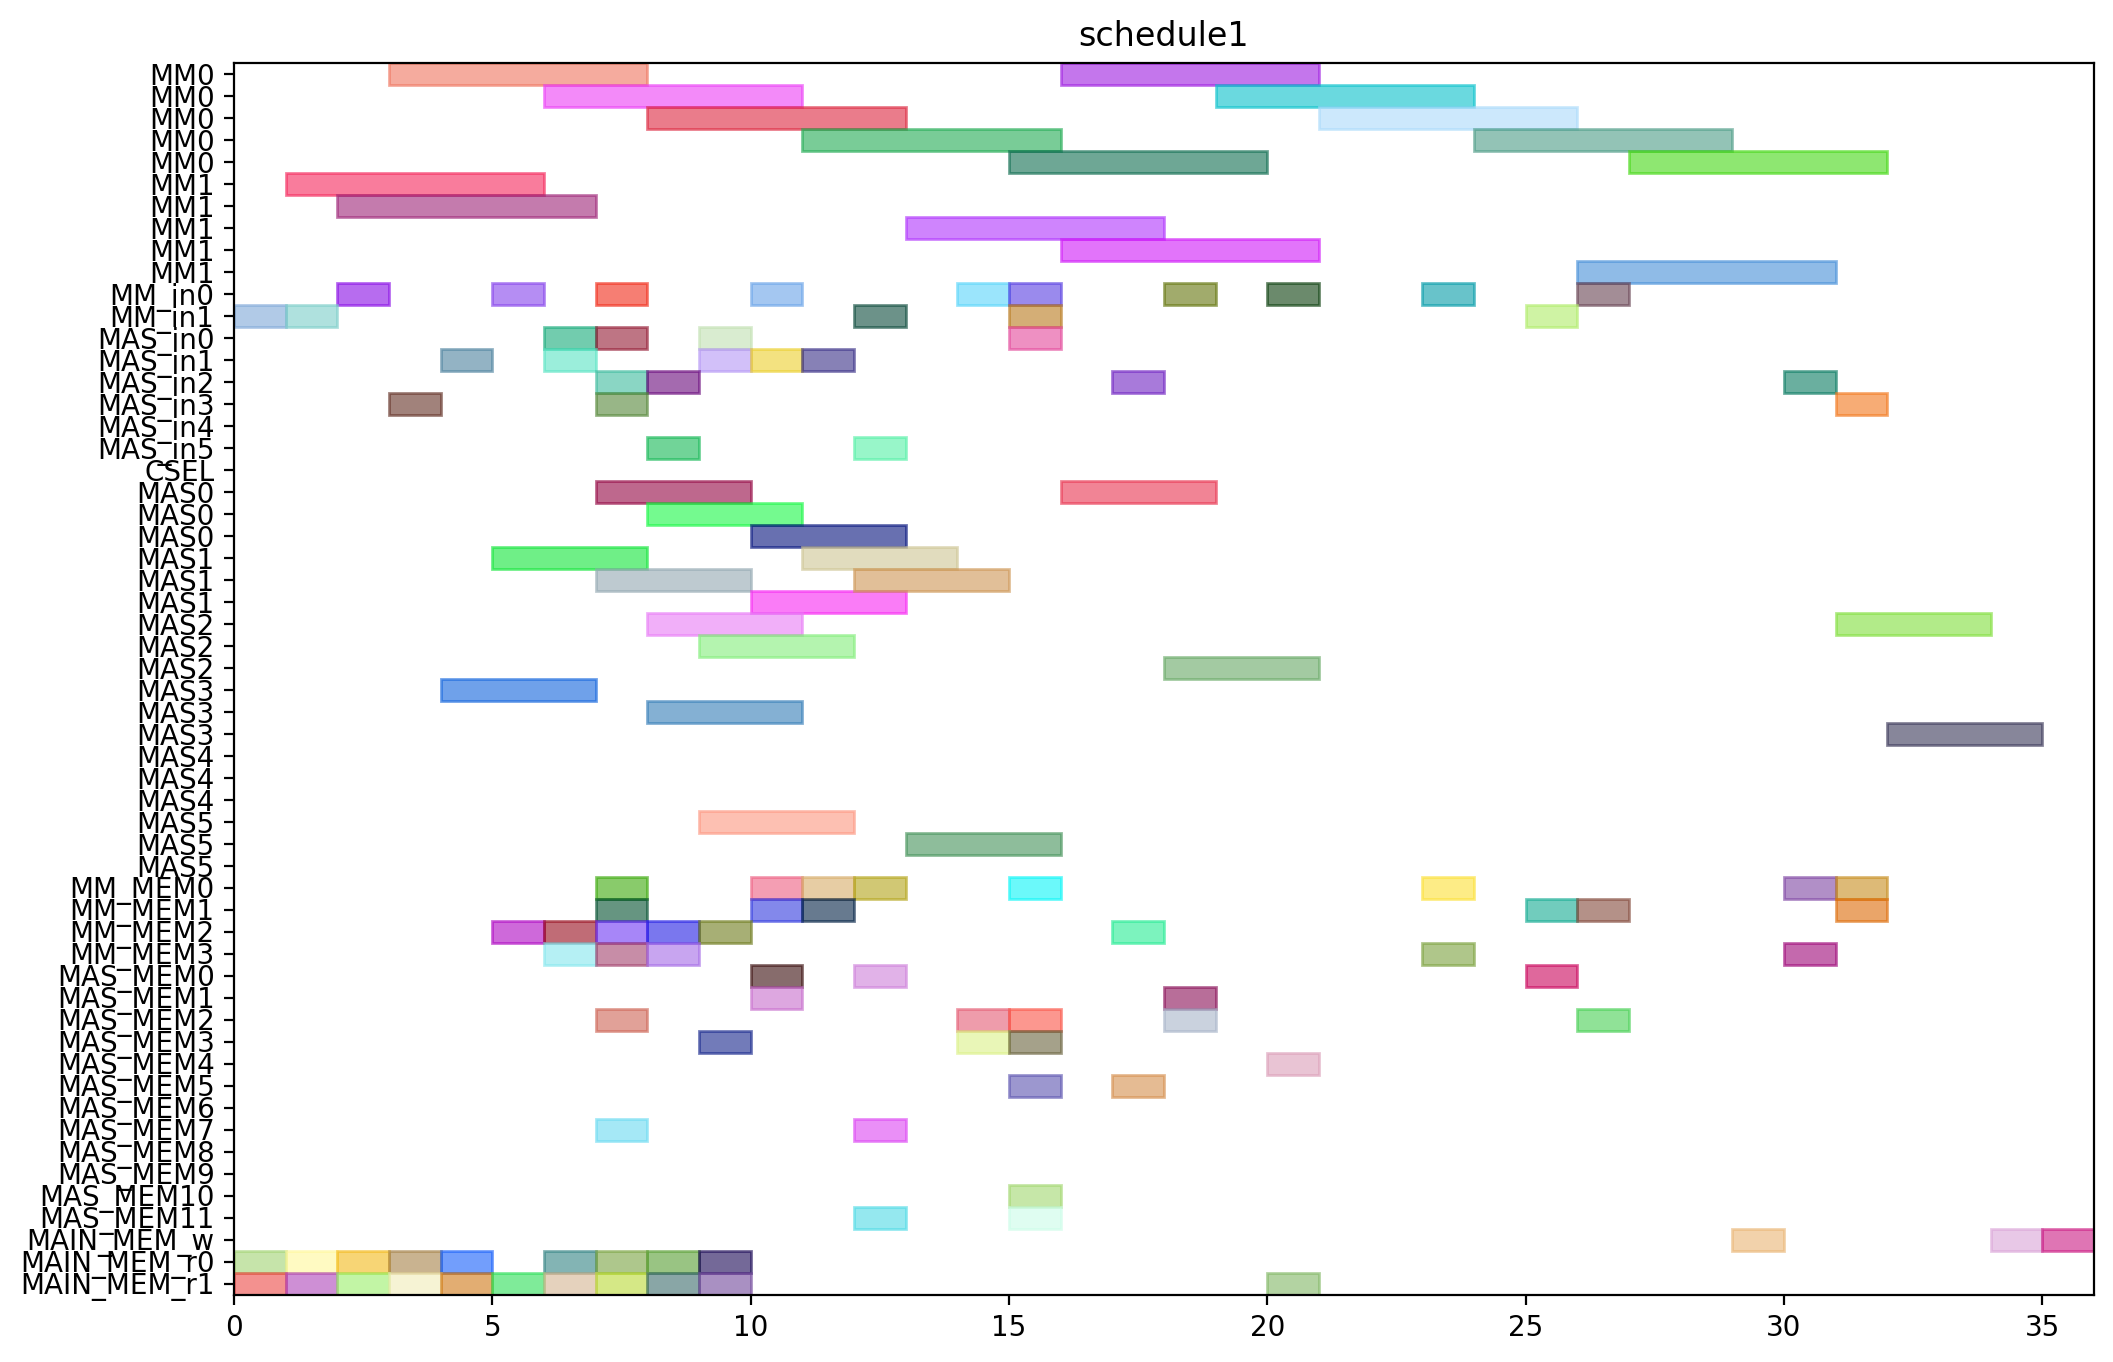

This chart was generated by the following Python code:
from pyschedule import Scenario, solvers, plotters, alt


def solve():
	horizon = 146
	S = Scenario("schedule1", horizon=horizon)

	# resource
	MM = S.Resources('MM', num=2, size=5)
	MM_in = S.Resources('MM_in', num=2)
	MAS_in = S.Resources('MAS_in', num=6)
	CSEL = S.Resource('CSEL')
	MAS = S.Resources('MAS', num=6, size=3, periods=range(1, horizon))
	MM_MEM = S.Resources('MM_MEM', num=4)
	MAS_MEM = S.Resources('MAS_MEM', num=12)
	MAIN_MEM_w = S.Resource('MAIN_MEM_w', size=1)
	MAIN_MEM_r = S.Resources('MAIN_MEM_r', num=2)

	# result of previous scheduling
	t2_in = S.Task('t2_in', length=1, delay_cost=1)
	S += t2_in >= 0
	t2_in += MM_in[1]

	t2_mem0 = S.Task('t2_mem0', length=1, delay_cost=1)
	S += t2_mem0 >= 0
	t2_mem0 += MAIN_MEM_r[0]

	t2_mem1 = S.Task('t2_mem1', length=1, delay_cost=1)
	S += t2_mem1 >= 0
	t2_mem1 += MAIN_MEM_r[1]

	t0_in = S.Task('t0_in', length=1, delay_cost=1)
	S += t0_in >= 1
	t0_in += MM_in[1]

	t0_mem0 = S.Task('t0_mem0', length=1, delay_cost=1)
	S += t0_mem0 >= 1
	t0_mem0 += MAIN_MEM_r[0]

	t0_mem1 = S.Task('t0_mem1', length=1, delay_cost=1)
	S += t0_mem1 >= 1
	t0_mem1 += MAIN_MEM_r[1]

	t2 = S.Task('t2', length=5, delay_cost=1)
	S += t2 >= 1
	t2 += MM[1]

	t0 = S.Task('t0', length=5, delay_cost=1)
	S += t0 >= 2
	t0 += MM[1]

	t1_in = S.Task('t1_in', length=1, delay_cost=1)
	S += t1_in >= 2
	t1_in += MM_in[0]

	t1_mem0 = S.Task('t1_mem0', length=1, delay_cost=1)
	S += t1_mem0 >= 2
	t1_mem0 += MAIN_MEM_r[0]

	t1_mem1 = S.Task('t1_mem1', length=1, delay_cost=1)
	S += t1_mem1 >= 2
	t1_mem1 += MAIN_MEM_r[1]

	t1 = S.Task('t1', length=5, delay_cost=1)
	S += t1 >= 3
	t1 += MM[0]

	t4_in = S.Task('t4_in', length=1, delay_cost=1)
	S += t4_in >= 3
	t4_in += MAS_in[3]

	t4_mem0 = S.Task('t4_mem0', length=1, delay_cost=1)
	S += t4_mem0 >= 3
	t4_mem0 += MAIN_MEM_r[0]

	t4_mem1 = S.Task('t4_mem1', length=1, delay_cost=1)
	S += t4_mem1 >= 3
	t4_mem1 += MAIN_MEM_r[1]

	t3_in = S.Task('t3_in', length=1, delay_cost=1)
	S += t3_in >= 4
	t3_in += MAS_in[1]

	t3_mem0 = S.Task('t3_mem0', length=1, delay_cost=1)
	S += t3_mem0 >= 4
	t3_mem0 += MAIN_MEM_r[0]

	t3_mem1 = S.Task('t3_mem1', length=1, delay_cost=1)
	S += t3_mem1 >= 4
	t3_mem1 += MAIN_MEM_r[1]

	t4 = S.Task('t4', length=3, delay_cost=1)
	S += t4 >= 4
	t4 += MAS[3]

	t20_in = S.Task('t20_in', length=1, delay_cost=1)
	S += t20_in >= 5
	t20_in += MM_in[0]

	t20_mem0 = S.Task('t20_mem0', length=1, delay_cost=1)
	S += t20_mem0 >= 5
	t20_mem0 += MM_MEM[2]

	t20_mem1 = S.Task('t20_mem1', length=1, delay_cost=1)
	S += t20_mem1 >= 5
	t20_mem1 += MAIN_MEM_r[1]

	t3 = S.Task('t3', length=3, delay_cost=1)
	S += t3 >= 5
	t3 += MAS[1]

	t18_in = S.Task('t18_in', length=1, delay_cost=1)
	S += t18_in >= 6
	t18_in += MAS_in[1]

	t18_mem0 = S.Task('t18_mem0', length=1, delay_cost=1)
	S += t18_mem0 >= 6
	t18_mem0 += MM_MEM[2]

	t18_mem1 = S.Task('t18_mem1', length=1, delay_cost=1)
	S += t18_mem1 >= 6
	t18_mem1 += MM_MEM[3]

	t20 = S.Task('t20', length=5, delay_cost=1)
	S += t20 >= 6
	t20 += MM[0]

	t8_in = S.Task('t8_in', length=1, delay_cost=1)
	S += t8_in >= 6
	t8_in += MAS_in[0]

	t8_mem0 = S.Task('t8_mem0', length=1, delay_cost=1)
	S += t8_mem0 >= 6
	t8_mem0 += MAIN_MEM_r[0]

	t8_mem1 = S.Task('t8_mem1', length=1, delay_cost=1)
	S += t8_mem1 >= 6
	t8_mem1 += MAIN_MEM_r[1]

	t11_in = S.Task('t11_in', length=1, delay_cost=1)
	S += t11_in >= 7
	t11_in += MAS_in[2]

	t11_mem0 = S.Task('t11_mem0', length=1, delay_cost=1)
	S += t11_mem0 >= 7
	t11_mem0 += MM_MEM[0]

	t11_mem1 = S.Task('t11_mem1', length=1, delay_cost=1)
	S += t11_mem1 >= 7
	t11_mem1 += MM_MEM[3]

	t18 = S.Task('t18', length=3, delay_cost=1)
	S += t18 >= 7
	t18 += MAS[1]

	t5_in = S.Task('t5_in', length=1, delay_cost=1)
	S += t5_in >= 7
	t5_in += MM_in[0]

	t5_mem0 = S.Task('t5_mem0', length=1, delay_cost=1)
	S += t5_mem0 >= 7
	t5_mem0 += MAS_MEM[2]

	t5_mem1 = S.Task('t5_mem1', length=1, delay_cost=1)
	S += t5_mem1 >= 7
	t5_mem1 += MAS_MEM[7]

	t6_in = S.Task('t6_in', length=1, delay_cost=1)
	S += t6_in >= 7
	t6_in += MAS_in[3]

	t6_mem0 = S.Task('t6_mem0', length=1, delay_cost=1)
	S += t6_mem0 >= 7
	t6_mem0 += MM_MEM[2]

	t6_mem1 = S.Task('t6_mem1', length=1, delay_cost=1)
	S += t6_mem1 >= 7
	t6_mem1 += MM_MEM[1]

	t8 = S.Task('t8', length=3, delay_cost=1)
	S += t8 >= 7
	t8 += MAS[0]

	t9_in = S.Task('t9_in', length=1, delay_cost=1)
	S += t9_in >= 7
	t9_in += MAS_in[0]

	t9_mem0 = S.Task('t9_mem0', length=1, delay_cost=1)
	S += t9_mem0 >= 7
	t9_mem0 += MAIN_MEM_r[0]

	t9_mem1 = S.Task('t9_mem1', length=1, delay_cost=1)
	S += t9_mem1 >= 7
	t9_mem1 += MAIN_MEM_r[1]

	t11 = S.Task('t11', length=3, delay_cost=1)
	S += t11 >= 8
	t11 += MAS[2]

	t14_in = S.Task('t14_in', length=1, delay_cost=1)
	S += t14_in >= 8
	t14_in += MAS_in[5]

	t14_mem0 = S.Task('t14_mem0', length=1, delay_cost=1)
	S += t14_mem0 >= 8
	t14_mem0 += MAIN_MEM_r[0]

	t14_mem1 = S.Task('t14_mem1', length=1, delay_cost=1)
	S += t14_mem1 >= 8
	t14_mem1 += MAIN_MEM_r[1]

	t16_in = S.Task('t16_in', length=1, delay_cost=1)
	S += t16_in >= 8
	t16_in += MAS_in[2]

	t16_mem0 = S.Task('t16_mem0', length=1, delay_cost=1)
	S += t16_mem0 >= 8
	t16_mem0 += MM_MEM[2]

	t16_mem1 = S.Task('t16_mem1', length=1, delay_cost=1)
	S += t16_mem1 >= 8
	t16_mem1 += MM_MEM[3]

	t5 = S.Task('t5', length=5, delay_cost=1)
	S += t5 >= 8
	t5 += MM[0]

	t6 = S.Task('t6', length=3, delay_cost=1)
	S += t6 >= 8
	t6 += MAS[3]

	t9 = S.Task('t9', length=3, delay_cost=1)
	S += t9 >= 8
	t9 += MAS[0]

	t13_in = S.Task('t13_in', length=1, delay_cost=1)
	S += t13_in >= 9
	t13_in += MAS_in[0]

	t13_mem0 = S.Task('t13_mem0', length=1, delay_cost=1)
	S += t13_mem0 >= 9
	t13_mem0 += MAIN_MEM_r[0]

	t13_mem1 = S.Task('t13_mem1', length=1, delay_cost=1)
	S += t13_mem1 >= 9
	t13_mem1 += MAIN_MEM_r[1]

	t14 = S.Task('t14', length=3, delay_cost=1)
	S += t14 >= 9
	t14 += MAS[5]

	t16 = S.Task('t16', length=3, delay_cost=1)
	S += t16 >= 9
	t16 += MAS[2]

	t19_in = S.Task('t19_in', length=1, delay_cost=1)
	S += t19_in >= 9
	t19_in += MAS_in[1]

	t19_mem0 = S.Task('t19_mem0', length=1, delay_cost=1)
	S += t19_mem0 >= 9
	t19_mem0 += MM_MEM[2]

	t19_mem1 = S.Task('t19_mem1', length=1, delay_cost=1)
	S += t19_mem1 >= 9
	t19_mem1 += MAS_MEM[3]

	t10_in = S.Task('t10_in', length=1, delay_cost=1)
	S += t10_in >= 10
	t10_in += MM_in[0]

	t10_mem0 = S.Task('t10_mem0', length=1, delay_cost=1)
	S += t10_mem0 >= 10
	t10_mem0 += MAS_MEM[0]

	t10_mem1 = S.Task('t10_mem1', length=1, delay_cost=1)
	S += t10_mem1 >= 10
	t10_mem1 += MAS_MEM[1]

	t13 = S.Task('t13', length=3, delay_cost=1)
	S += t13 >= 10
	t13 += MAS[0]

	t19 = S.Task('t19', length=3, delay_cost=1)
	S += t19 >= 10
	t19 += MAS[1]

	t21_in = S.Task('t21_in', length=1, delay_cost=1)
	S += t21_in >= 10
	t21_in += MAS_in[1]

	t21_mem0 = S.Task('t21_mem0', length=1, delay_cost=1)
	S += t21_mem0 >= 10
	t21_mem0 += MM_MEM[0]

	t21_mem1 = S.Task('t21_mem1', length=1, delay_cost=1)
	S += t21_mem1 >= 10
	t21_mem1 += MM_MEM[1]

	t10 = S.Task('t10', length=5, delay_cost=1)
	S += t10 >= 11
	t10 += MM[0]

	t21 = S.Task('t21', length=3, delay_cost=1)
	S += t21 >= 11
	t21 += MAS[1]

	t22_in = S.Task('t22_in', length=1, delay_cost=1)
	S += t22_in >= 11
	t22_in += MAS_in[1]

	t22_mem0 = S.Task('t22_mem0', length=1, delay_cost=1)
	S += t22_mem0 >= 11
	t22_mem0 += MM_MEM[0]

	t22_mem1 = S.Task('t22_mem1', length=1, delay_cost=1)
	S += t22_mem1 >= 11
	t22_mem1 += MM_MEM[1]

	t15_in = S.Task('t15_in', length=1, delay_cost=1)
	S += t15_in >= 12
	t15_in += MM_in[1]

	t15_mem0 = S.Task('t15_mem0', length=1, delay_cost=1)
	S += t15_mem0 >= 12
	t15_mem0 += MAS_MEM[0]

	t15_mem1 = S.Task('t15_mem1', length=1, delay_cost=1)
	S += t15_mem1 >= 12
	t15_mem1 += MAS_MEM[11]

	t22 = S.Task('t22', length=3, delay_cost=1)
	S += t22 >= 12
	t22 += MAS[1]

	t7_in = S.Task('t7_in', length=1, delay_cost=1)
	S += t7_in >= 12
	t7_in += MAS_in[5]

	t7_mem0 = S.Task('t7_mem0', length=1, delay_cost=1)
	S += t7_mem0 >= 12
	t7_mem0 += MM_MEM[0]

	t7_mem1 = S.Task('t7_mem1', length=1, delay_cost=1)
	S += t7_mem1 >= 12
	t7_mem1 += MAS_MEM[7]

	t15 = S.Task('t15', length=5, delay_cost=1)
	S += t15 >= 13
	t15 += MM[1]

	t7 = S.Task('t7', length=3, delay_cost=1)
	S += t7 >= 13
	t7 += MAS[5]

	t27_in = S.Task('t27_in', length=1, delay_cost=1)
	S += t27_in >= 14
	t27_in += MM_in[0]

	t27_mem0 = S.Task('t27_mem0', length=1, delay_cost=1)
	S += t27_mem0 >= 14
	t27_mem0 += MAS_MEM[2]

	t27_mem1 = S.Task('t27_mem1', length=1, delay_cost=1)
	S += t27_mem1 >= 14
	t27_mem1 += MAS_MEM[3]

	t12_in = S.Task('t12_in', length=1, delay_cost=1)
	S += t12_in >= 15
	t12_in += MAS_in[0]

	t12_mem0 = S.Task('t12_mem0', length=1, delay_cost=1)
	S += t12_mem0 >= 15
	t12_mem0 += MM_MEM[0]

	t12_mem1 = S.Task('t12_mem1', length=1, delay_cost=1)
	S += t12_mem1 >= 15
	t12_mem1 += MAS_MEM[5]

	t25_in = S.Task('t25_in', length=1, delay_cost=1)
	S += t25_in >= 15
	t25_in += MM_in[0]

	t25_mem0 = S.Task('t25_mem0', length=1, delay_cost=1)
	S += t25_mem0 >= 15
	t25_mem0 += MAS_MEM[10]

	t25_mem1 = S.Task('t25_mem1', length=1, delay_cost=1)
	S += t25_mem1 >= 15
	t25_mem1 += MAS_MEM[3]

	t27 = S.Task('t27', length=5, delay_cost=1)
	S += t27 >= 15
	t27 += MM[0]

	t28_in = S.Task('t28_in', length=1, delay_cost=1)
	S += t28_in >= 15
	t28_in += MM_in[1]

	t28_mem0 = S.Task('t28_mem0', length=1, delay_cost=1)
	S += t28_mem0 >= 15
	t28_mem0 += MAS_MEM[2]

	t28_mem1 = S.Task('t28_mem1', length=1, delay_cost=1)
	S += t28_mem1 >= 15
	t28_mem1 += MAS_MEM[11]

	t12 = S.Task('t12', length=3, delay_cost=1)
	S += t12 >= 16
	t12 += MAS[0]

	t25 = S.Task('t25', length=5, delay_cost=1)
	S += t25 >= 16
	t25 += MM[0]

	t28 = S.Task('t28', length=5, delay_cost=1)
	S += t28 >= 16
	t28 += MM[1]

	t17_in = S.Task('t17_in', length=1, delay_cost=1)
	S += t17_in >= 17
	t17_in += MAS_in[2]

	t17_mem0 = S.Task('t17_mem0', length=1, delay_cost=1)
	S += t17_mem0 >= 17
	t17_mem0 += MM_MEM[2]

	t17_mem1 = S.Task('t17_mem1', length=1, delay_cost=1)
	S += t17_mem1 >= 17
	t17_mem1 += MAS_MEM[5]

	t17 = S.Task('t17', length=3, delay_cost=1)
	S += t17 >= 18
	t17 += MAS[2]

	t29_in = S.Task('t29_in', length=1, delay_cost=1)
	S += t29_in >= 18
	t29_in += MM_in[0]

	t29_mem0 = S.Task('t29_mem0', length=1, delay_cost=1)
	S += t29_mem0 >= 18
	t29_mem0 += MAS_MEM[2]

	t29_mem1 = S.Task('t29_mem1', length=1, delay_cost=1)
	S += t29_mem1 >= 18
	t29_mem1 += MAS_MEM[1]

	t29 = S.Task('t29', length=5, delay_cost=1)
	S += t29 >= 19
	t29 += MM[0]

	t23_in = S.Task('t23_in', length=1, delay_cost=1)
	S += t23_in >= 20
	t23_in += MM_in[0]

	t23_mem0 = S.Task('t23_mem0', length=1, delay_cost=1)
	S += t23_mem0 >= 20
	t23_mem0 += MAS_MEM[4]

	t23_mem1 = S.Task('t23_mem1', length=1, delay_cost=1)
	S += t23_mem1 >= 20
	t23_mem1 += MAIN_MEM_r[1]

	t23 = S.Task('t23', length=5, delay_cost=1)
	S += t23 >= 21
	t23 += MM[0]


	# new tasks
	t24 = S.Task('t24', length=5, delay_cost=1)
	t24 += alt(MM)
	t24_in = S.Task('t24_in', length=1, delay_cost=1)
	t24_in += alt(MM_in)
	S += t24_in*MM_in[0]<=t24*MM[0]
	S += t24_in*MM_in[1]<=t24*MM[1]
	t24_mem0 = S.Task('t24_mem0', length=1, delay_cost=1)
	t24_mem0 += MAS_MEM[0]
	S += 18 < t24_mem0
	S += t24_mem0 <= t24

	t24_mem1 = S.Task('t24_mem1', length=1, delay_cost=1)
	t24_mem1 += MM_MEM[1]
	S += 25 < t24_mem1
	S += t24_mem1 <= t24

	t26 = S.Task('t26', length=5, delay_cost=1)
	t26 += alt(MM)
	t26_in = S.Task('t26_in', length=1, delay_cost=1)
	t26_in += alt(MM_in)
	S += t26_in*MM_in[0]<=t26*MM[0]
	S += t26_in*MM_in[1]<=t26*MM[1]
	t26_mem0 = S.Task('t26_mem0', length=1, delay_cost=1)
	t26_mem0 += MAS_MEM[2]
	S += 12 < t26_mem0
	S += t26_mem0 <= t26

	t26_mem1 = S.Task('t26_mem1', length=1, delay_cost=1)
	t26_mem1 += MM_MEM[1]
	S += 25 < t26_mem1
	S += t26_mem1 <= t26

	PZ_new = S.Task('PZ_new', length=5, delay_cost=1)
	PZ_new += alt(MM)
	PZ_new_in = S.Task('PZ_new_in', length=1, delay_cost=1)
	PZ_new_in += alt(MM_in)
	S += PZ_new_in*MM_in[0]<=PZ_new*MM[0]
	S += PZ_new_in*MM_in[1]<=PZ_new*MM[1]
	S += 0<PZ_new

	PZ_new_w = S.Task('PZ_new_w', length=1, delay_cost=1)
	PZ_new_w += alt(MAIN_MEM_w)
	S += PZ_new <= PZ_new_w

	PZ_new_mem0 = S.Task('PZ_new_mem0', length=1, delay_cost=1)
	PZ_new_mem0 += MM_MEM[0]
	S += 23 < PZ_new_mem0
	S += PZ_new_mem0 <= PZ_new

	PZ_new_mem1 = S.Task('PZ_new_mem1', length=1, delay_cost=1)
	PZ_new_mem1 += MM_MEM[3]
	S += 20 < PZ_new_mem1
	S += PZ_new_mem1 <= PZ_new

	PX_new = S.Task('PX_new', length=3, delay_cost=1)
	PX_new += alt(MAS)
	PX_new_in = S.Task('PX_new_in', length=1, delay_cost=1)
	PX_new_in += alt(MAS_in)
	S += PX_new_in*MAS_in[0]<=PX_new*MAS[0]

	S += PX_new_in*MAS_in[1]<=PX_new*MAS[1]

	S += PX_new_in*MAS_in[2]<=PX_new*MAS[2]

	S += PX_new_in*MAS_in[3]<=PX_new*MAS[3]

	S += PX_new_in*MAS_in[4]<=PX_new*MAS[4]

	S += PX_new_in*MAS_in[5]<=PX_new*MAS[5]

	S += 0<PX_new

	PX_new_w = S.Task('PX_new_w', length=1, delay_cost=1)
	PX_new_w += alt(MAIN_MEM_w)
	S += PX_new <= PX_new_w

	PX_new_mem0 = S.Task('PX_new_mem0', length=1, delay_cost=1)
	PX_new_mem0 += MM_MEM[0]
	S += 20 < PX_new_mem0
	S += PX_new_mem0 <= PX_new

	PX_new_mem1 = S.Task('PX_new_mem1', length=1, delay_cost=1)
	PX_new_mem1 += alt(MM_MEM)
	S += (t24*MM[0])-1 < PX_new_mem1*MM_MEM[1]
	S += (t24*MM[1])-1 < PX_new_mem1*MM_MEM[3]
	S += PX_new_mem1 <= PX_new

	PY_new = S.Task('PY_new', length=3, delay_cost=1)
	PY_new += alt(MAS)
	PY_new_in = S.Task('PY_new_in', length=1, delay_cost=1)
	PY_new_in += alt(MAS_in)
	S += PY_new_in*MAS_in[0]<=PY_new*MAS[0]

	S += PY_new_in*MAS_in[1]<=PY_new*MAS[1]

	S += PY_new_in*MAS_in[2]<=PY_new*MAS[2]

	S += PY_new_in*MAS_in[3]<=PY_new*MAS[3]

	S += PY_new_in*MAS_in[4]<=PY_new*MAS[4]

	S += PY_new_in*MAS_in[5]<=PY_new*MAS[5]

	S += 0<PY_new

	PY_new_w = S.Task('PY_new_w', length=1, delay_cost=1)
	PY_new_w += alt(MAIN_MEM_w)
	S += PY_new <= PY_new_w

	PY_new_mem0 = S.Task('PY_new_mem0', length=1, delay_cost=1)
	PY_new_mem0 += MM_MEM[0]
	S += 19 < PY_new_mem0
	S += PY_new_mem0 <= PY_new

	PY_new_mem1 = S.Task('PY_new_mem1', length=1, delay_cost=1)
	PY_new_mem1 += alt(MM_MEM)
	S += (t26*MM[0])-1 < PY_new_mem1*MM_MEM[1]
	S += (t26*MM[1])-1 < PY_new_mem1*MM_MEM[3]
	S += PY_new_mem1 <= PY_new

	solvers.mip.solve(S,msg=1,kind='CPLEX',ratio_gap=1.01)

	solution = [['hoge']*len(S.solution()[1]) for i in range(len(S.solution()))]
	for i in range(len(S.solution())):
		for j in range(len(S.solution()[i])):
			solution[i][j]=str(S.solution()[i][j])
	print(solution)

	cycles = int(solution[-1][3])

	pic_file_name = "/mnt/rose/usr1/fukuda/ABE/multiRAM_multiMAS_16mux/scheduling_result/stage5MM2_stage3MAS6/EP_ADD_A_0/schedule1.png"
	if(S.solution() != []):
		plotters.matplotlib.plot(S,img_filename=pic_file_name, show_task_labels=False, fig_size=(cycles*0.25+3, 8))

	return solution
